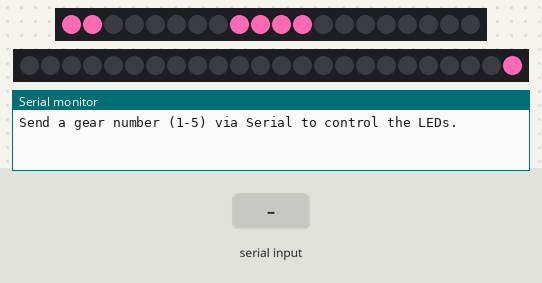
Bench run of a sketch on a simulated Arduino Uno, built with avr-gcc and run on an emulated ATmega328P. Parts: 20 RGB LEDs in strip order, left to right, 24 RGB LEDs in strip order, left to right, the last lines printed to the serial monitor. The inputs (shaded band) are chosen by the test bench.

Above: at 0.01 s.
At 2.89 s:
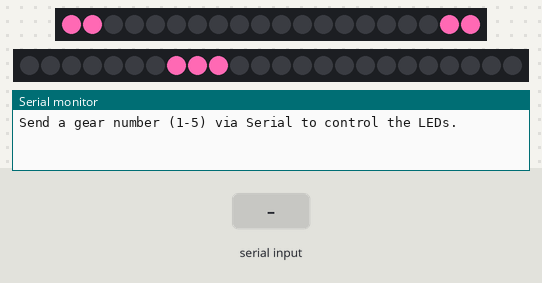
2.9 s: "90 45\n" received over Serial
At 3.83 s:
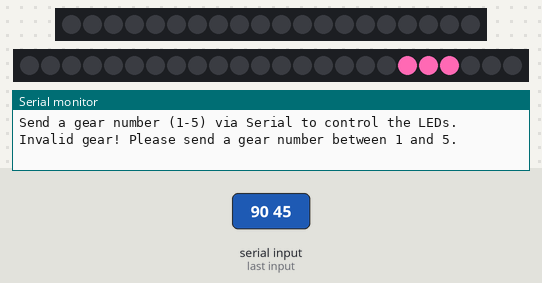

The sketch:

fsGearColorCode.ino
```cpp
#include <Arduino.h>
#include <FastLED.h>
//22
#define NUM_LEDS_GEAR 20
#define NUM_LEDS_RPM 24
#define NUM_LEDS_PER_GEAR 4
#define DATA_PIN_GEAR 5
#define DATA_PIN_RPM 2

CRGB gearColors[] = {CRGB::Red, CRGB::Green, CRGB::Blue, CRGB::Yellow, CRGB::Purple};

CRGB ledsGear[NUM_LEDS_GEAR];
CRGB ledsRpm[NUM_LEDS_RPM];
CRGB* gear1_leds[NUM_LEDS_PER_GEAR];
CRGB* gear2_leds[NUM_LEDS_PER_GEAR];
CRGB* gear3_leds[NUM_LEDS_PER_GEAR];
CRGB* gear4_leds[NUM_LEDS_PER_GEAR];
CRGB* gear5_leds[NUM_LEDS_PER_GEAR];

int gear = 1;  // Default gear
int rpm = 0;   // Default RPM
int gearLightshowIndex = 1; //for lightshow
int rpmLightshowIndex = 1; //for lightshow
unsigned long previousRpmMillis = 0;
unsigned long previousGearMillis = 0;

void setup() {
  Serial.begin(9600);
  FastLED.addLeds<NEOPIXEL, DATA_PIN_GEAR>(ledsGear, NUM_LEDS_GEAR);
  FastLED.addLeds<NEOPIXEL, DATA_PIN_RPM>(ledsRpm, NUM_LEDS_RPM);

  // Assign LED groups for each gear
  gear1_leds[0] = &ledsGear[0];
  gear1_leds[1] = &ledsGear[1];
  gear1_leds[2] = &ledsGear[19];
  gear1_leds[3] = &ledsGear[18];

  gear2_leds[0] = &ledsGear[2];
  gear2_leds[1] = &ledsGear[3];
  gear2_leds[2] = &ledsGear[17];
  gear2_leds[3] = &ledsGear[16];

  gear3_leds[0] = &ledsGear[4];
  gear3_leds[1] = &ledsGear[5];
  gear3_leds[2] = &ledsGear[15];
  gear3_leds[3] = &ledsGear[14];

  gear4_leds[0] = &ledsGear[6];
  gear4_leds[1] = &ledsGear[7];
  gear4_leds[2] = &ledsGear[13];
  gear4_leds[3] = &ledsGear[12];

  gear5_leds[0] = &ledsGear[8];
  gear5_leds[1] = &ledsGear[9];
  gear5_leds[2] = &ledsGear[11];
  gear5_leds[3] = &ledsGear[10];
  FastLED.setBrightness(255);

  Serial.println("Send a gear number (1-5) via Serial to control the LEDs.");
}

void loop() {
  lightshow();
  FastLED.clear();

  //serious stuff here
  if (Serial.available() > 0) {
    String input = Serial.readStringUntil('\n');  // Read input until a newline
    input.trim();  // Remove any trailing spaces or newlines

    // Split the input into gear and rpm values
    int spaceIndex = input.indexOf(' ');
    if (spaceIndex == -1) {
      Serial.println("Invalid input! Please send in the format '<gear> <rpm>'");
      return;
    }

    String gearStr = input.substring(0, spaceIndex);
    String rpmStr = input.substring(spaceIndex + 1);

    gear = gearStr.toInt();
    rpm = rpmStr.toInt();

    // Validate gear and rpm values
    if (gear < 1 || gear > 5) {
      Serial.println("Invalid gear! Please send a gear number between 1 and 5.");
      return;
    }
    if (rpm < 0 || rpm > NUM_LEDS_RPM) {
      Serial.println("Invalid RPM! Please send an RPM number between 0 and 24.");
      return;
    }

    Serial.print("Gear: ");
    Serial.print(gear);
    Serial.print(", RPM: ");
    Serial.println(rpm);

    // Clear all LEDs
    FastLED.clear();

    // Light up the relevant LEDs based on the gear
    switch (gear) {
      case 5:
        for (int i = 0; i < NUM_LEDS_PER_GEAR; i++) {
          *gear5_leds[i] = CRGB::Pink;
        }
        break;
      case 4:
        for (int i = 0; i < NUM_LEDS_PER_GEAR; i++) {
          *gear4_leds[i] = CRGB::Pink;
        }
        break;
      case 3:
        for (int i = 0; i < NUM_LEDS_PER_GEAR; i++) {
          *gear3_leds[i] = CRGB::Pink;
        }
        break;
      case 2:
        for (int i = 0; i < NUM_LEDS_PER_GEAR; i++) {
          *gear2_leds[i] = CRGB::Pink;
        }
        break;
      case 1:
        for (int i = 0; i < NUM_LEDS_PER_GEAR; i++) {
          *gear1_leds[i] = CRGB::Pink;
        }
        break;
    }


    int led1 = 12 - rpm;       // First LED in the box
    int led2 = 11 + rpm;       // Second LED in the box
    ledsRpm[led1] = CRGB::Red;  // Light up the first LED
    ledsRpm[led2] = CRGB::Red;  // Light up the second LED

    for (int i = 1; i <= rpm; i++) {
      int led1 = 12 - i;         // First LED in the box
      int led2 = 11 + i;         // Second LED in the box
      if (i <= 2) {              // First range (Green)
        ledsRpm[led1] = CRGB::Green;
        ledsRpm[led2] = CRGB::Green;
      } else if (i <= 10) {       // Second range (Yellow)
        ledsRpm[led1] = CRGB::Yellow;
        ledsRpm[led2] = CRGB::Yellow;
      } else if (i <= 11) {                   // Third range (Red)
        ledsRpm[led1] = CRGB::Red;
        ledsRpm[led2] = CRGB::Red;
      } else{
        ledsRpm[led1] = CRGB::Blue;
        ledsRpm[led2] = CRGB::Blue;
      }
    }

    // Show the LED update
    FastLED.show();
  }
}

void lightshow() {
  for (int i = NUM_LEDS_RPM - 1; i >= 0; i--) {
    FastLED.clear();
    ledsRpm[i] = CRGB::HotPink;
    ledsRpm[i+1] = CRGB::HotPink;
    ledsRpm[i+2] = CRGB::HotPink;
    int ledIndexForGearBox = i%6;
    switch (ledIndexForGearBox) {
      case 5:
        for (int i = 0; i < NUM_LEDS_PER_GEAR; i++) {
          *gear5_leds[i] = CRGB::HotPink;
        }
        break;
      case 4:
        for (int i = 0; i < NUM_LEDS_PER_GEAR; i++) {
          *gear4_leds[i] = CRGB::HotPink;
        }
        break;
      case 3:
        for (int i = 0; i < NUM_LEDS_PER_GEAR; i++) {
          *gear3_leds[i] = CRGB::HotPink;
        }
        break;
      case 2:
        for (int i = 0; i < NUM_LEDS_PER_GEAR; i++) {
          *gear2_leds[i] = CRGB::HotPink;
        }
        break;
      case 1:
        for (int i = 0; i < NUM_LEDS_PER_GEAR; i++) {
          *gear1_leds[i] = CRGB::HotPink;
        }
        break;
    }
    FastLED.show();
    delay(70);
  }
}
```
